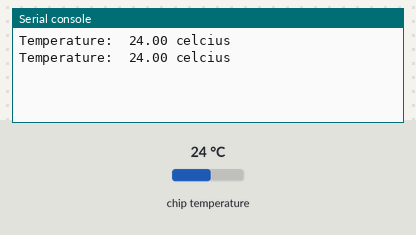
Recording of a program running on a simulated CircuitPython board. On the bench: the last lines printed to the serial console. The test bench sets the inputs (shaded band); at power-on: chip temperature 24 °C.

Above: at 1.2 s.
1.3 s: chip temperature set to 1 °C
At 2.6 s:
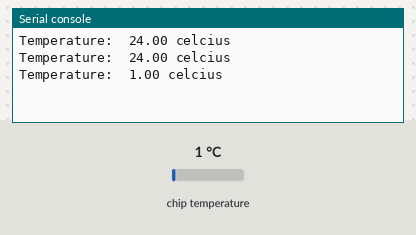
2.8 s: chip temperature set to 11 °C
At 3.6 s:
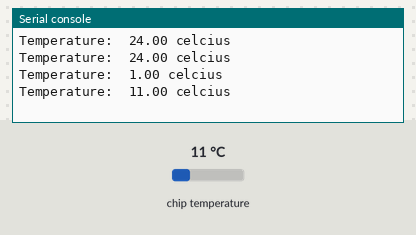
Timing chart, 0 to 5.8 s (numbered marks = the images above; inputs shaded):
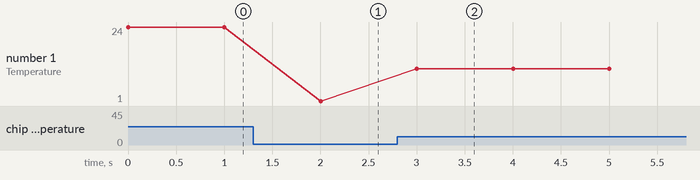

Measured:
- after the input at 1.3 s, the serial console: prints a new line after 0.70 s (image 1)
- after the input at 2.8 s, the serial console: prints a new line after 0.20 s (image 2)
- plotted number 1: 24 → 1 after the input at 1.3 s, 1 → 11 after the input at 2.8 s

The program:

internal_sensor.py
```python
'''The Raspberry Pi Pico W's CPU has a
temperature sensor built into it.
CircuitPython makes it super simple to read
this data from the sensor using the microcontroller module.'''

import time
import microcontroller

while True:
    data = microcontroller.cpu.temperature
    data = "{:.2f}".format(data)
    print("Temperature: ", data, "celcius")
    time.sleep(1)
```
